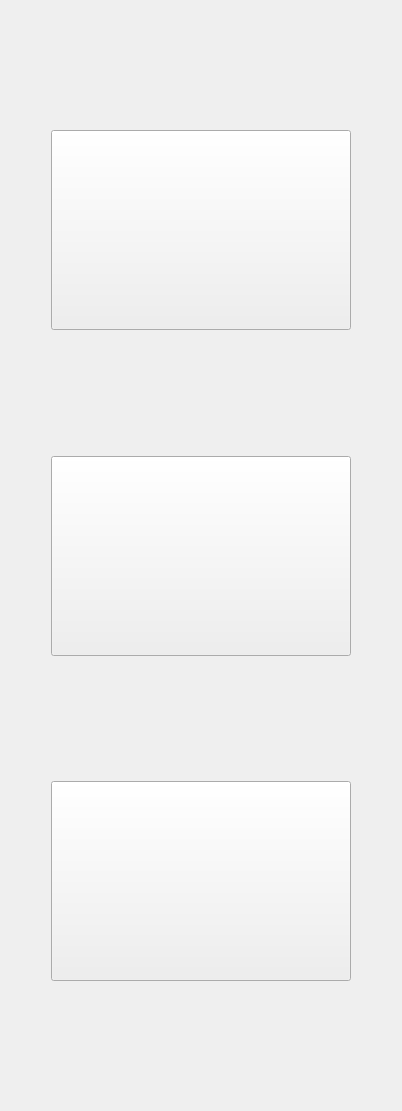
      <widget class="QWidget" name="tab_12">
       <attribute name="title">
        <string>Pre-processing</string>
       </attribute>
       <layout class="QVBoxLayout" name="verticalLayout_23">
        <item>
         <spacer name="verticalSpacer_3">
          <property name="orientation">
           <enum>Qt::Vertical</enum>
          </property>
          <property name="sizeHint" stdset="0">
           <size>
            <width>20</width>
            <height>119</height>
           </size>
          </property>
         </spacer>
        </item>
        <item>
         <layout class="QHBoxLayout" name="horizontalLayout_10">
          <item>
           <spacer name="horizontalSpacer_11">
            <property name="orientation">
             <enum>Qt::Horizontal</enum>
            </property>
            <property name="sizeHint" stdset="0">
             <size>
              <width>40</width>
              <height>20</height>
             </size>
            </property>
           </spacer>
          </item>
          <item>
           <widget class="QPushButton" name="rotate_pushButton">
            <property name="minimumSize">
             <size>
              <width>300</width>
              <height>200</height>
             </size>
            </property>
            <property name="maximumSize">
             <size>
              <width>300</width>
              <height>200</height>
             </size>
            </property>
            <property name="toolTip">
             <string>Click to rotate the sample within the image </string>
            </property>
            <property name="text">
             <string/>
            </property>
           </widget>
          </item>
          <item>
           <spacer name="horizontalSpacer_13">
            <property name="orientation">
             <enum>Qt::Horizontal</enum>
            </property>
            <property name="sizeHint" stdset="0">
             <size>
              <width>40</width>
              <height>20</height>
             </size>
            </property>
           </spacer>
          </item>
         </layout>
        </item>
        <item>
         <spacer name="verticalSpacer_4">
          <property name="orientation">
           <enum>Qt::Vertical</enum>
          </property>
          <property name="sizeHint" stdset="0">
           <size>
            <width>20</width>
            <height>120</height>
           </size>
          </property>
         </spacer>
        </item>
        <item>
         <layout class="QHBoxLayout" name="horizontalLayout_11">
          <item>
           <spacer name="horizontalSpacer_14">
            <property name="orientation">
             <enum>Qt::Horizontal</enum>
            </property>
            <property name="sizeHint" stdset="0">
             <size>
              <width>40</width>
              <height>20</height>
             </size>
            </property>
           </spacer>
          </item>
          <item>
           <widget class="QPushButton" name="tof_combine_pushButton">
            <property name="minimumSize">
             <size>
              <width>300</width>
              <height>200</height>
             </size>
            </property>
            <property name="maximumSize">
             <size>
              <width>300</width>
              <height>200</height>
             </size>
            </property>
            <property name="toolTip">
             <string>Click to rotate the sample within the image </string>
            </property>
            <property name="text">
             <string/>
            </property>
           </widget>
          </item>
          <item>
           <spacer name="horizontalSpacer_15">
            <property name="orientation">
             <enum>Qt::Horizontal</enum>
            </property>
            <property name="sizeHint" stdset="0">
             <size>
              <width>40</width>
              <height>20</height>
             </size>
            </property>
           </spacer>
          </item>
         </layout>
        </item>
        <item>
         <spacer name="verticalSpacer_7">
          <property name="orientation">
           <enum>Qt::Vertical</enum>
          </property>
          <property name="sizeHint" stdset="0">
           <size>
            <width>20</width>
            <height>119</height>
           </size>
          </property>
         </spacer>
        </item>
        <item>
         <layout class="QHBoxLayout" name="horizontalLayout_12">
          <item>
           <spacer name="horizontalSpacer_18">
            <property name="orientation">
             <enum>Qt::Horizontal</enum>
            </property>
            <property name="sizeHint" stdset="0">
             <size>
              <width>40</width>
              <height>20</height>
             </size>
            </property>
           </spacer>
          </item>
          <item>
           <widget class="QPushButton" name="tof_binning_pushButton">
            <property name="minimumSize">
             <size>
              <width>300</width>
              <height>200</height>
             </size>
            </property>
            <property name="maximumSize">
             <size>
              <width>300</width>
              <height>200</height>
             </size>
            </property>
            <property name="toolTip">
             <string>Click to bin the data along the TOF axis</string>
            </property>
            <property name="text">
             <string/>
            </property>
           </widget>
          </item>
          <item>
           <spacer name="horizontalSpacer_19">
            <property name="orientation">
             <enum>Qt::Horizontal</enum>
            </property>
            <property name="sizeHint" stdset="0">
             <size>
              <width>40</width>
              <height>20</height>
             </size>
            </property>
           </spacer>
          </item>
         </layout>
        </item>
        <item>
         <spacer name="verticalSpacer_8">
          <property name="orientation">
           <enum>Qt::Vertical</enum>
          </property>
          <property name="sizeHint" stdset="0">
           <size>
            <width>20</width>
            <height>119</height>
           </size>
          </property>
         </spacer>
        </item>
       </layout>
      </widget>
